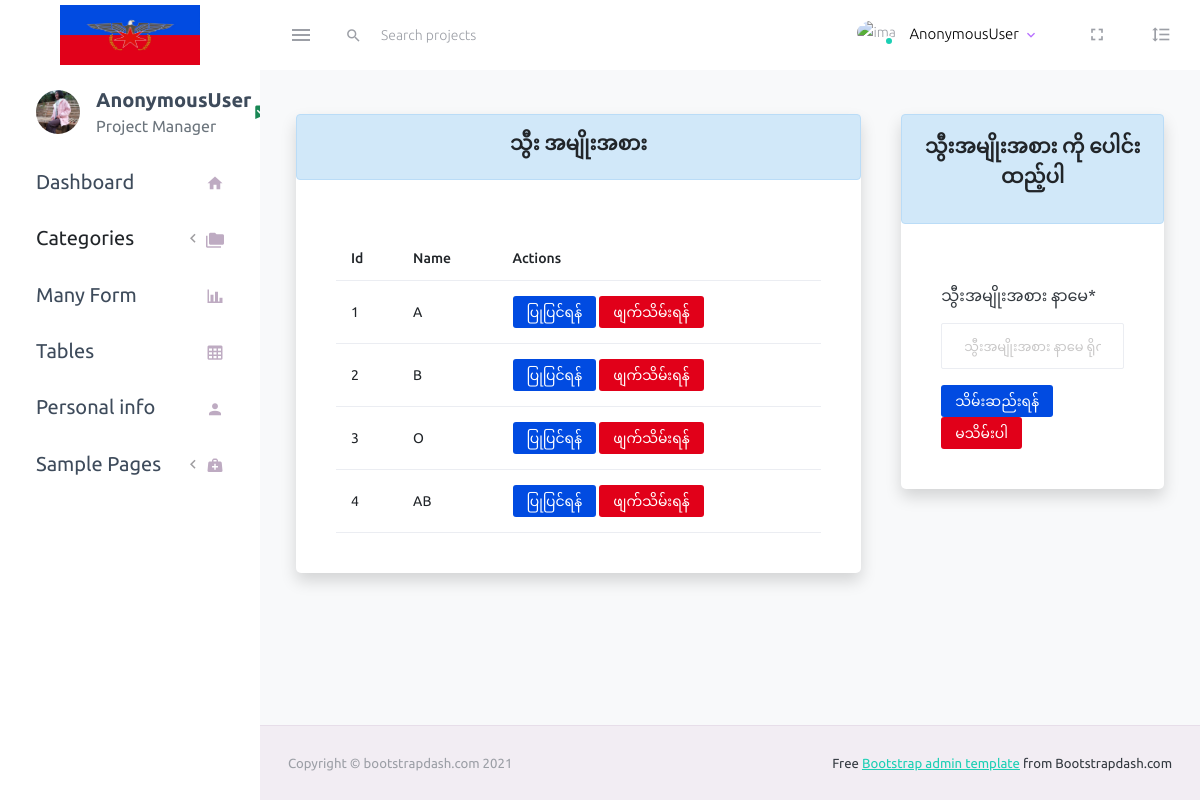
The app's page /blood/create with its own data.
### myapp/models.py (models this page shows, shortened)
class Blood(models.Model):
   name = models.CharField(max_length=10)

### myapp/views.py (the view)
# urls.py: path('blood/create', views.blood_create, name="blood"),
def blood_create(request):
    add = 'add_blood'
    form = BloodForm()
    bloods = Blood.objects.all()
    if request.method == 'POST':
        form = BloodForm(request.POST)
        if form.is_valid():
            form.save()
            return redirect('blood')
    context = {
        'add':add,
        'form':form,
        'bloods':bloods
    }
    return render(request, 'category/blood.html', context)

### myapp/forms.py
class BloodForm(forms.ModelForm):
   class Meta:
      model = Blood
      fields = "__all__"
      labels = {
         'name':'သွီးအမျိုးအစား နာမေ'
      }
      widgets = {
         'name':forms.TextInput(attrs=({'placeholder':'သွီးအမျိုးအစား နာမေ ရိုက်ထည့်ပါ'}))
      }

### templates/category/blood.html (shortened to what this page needs)
{% extends 'layout/master.html' %}
{% load crispy_forms_tags %}
{% block content %}
<div class="row">
     <div class="col col-md-8">
          <div class="card shadow">
            <div class="text-dark alert alert-info">
               <h4 class="text-center fs-5 fw-bold">သွီး အမျိုးအစား</h4>
            </div>
            <div class="card-body">
                <table class="table">
                   <thead>
                      <tr>
                         <th>Id</th>
                         <th>Name</th>
                         <th>Actions</th>
                      </tr>
                   </thead>
                   <tbody>
                      {% for blood in bloods %}
                      <tr>
                         <td>{{ forloop.counter }}</td>
                         <td>{{ blood.name }}</td>
                         <td>
                            <a href="{% url 'blood_change' blood.id %}" class="btn btn-sm text-white" style="background-color: #014be1;">ပြုပြင်ရန်</a>
                            <a href="{% url 'blood_delete' blood.id %}" class="btn btn-sm text-white" style="background-color: #e10019;">ဖျက်သိမ်းရန်</a>
                         </td>
                      </tr>
                      {% endfor %}
                   </tbody>
                </table>
             </div>
          </div>
     </div>
{% if  add == 'add_blood' %}
<div class="col col-md-4">
     <div class="card shadow">
      <div class="text-dark alert alert-info">
          <p class="fs-5 text-center fw-bold"> သွီးအမျိုးအစား ကို ပေါင်းထည့်ပါ</p>
        </div>
        <div class="card-body">
           <form action="" method="POST">
              {{form.name|as_crispy_field}}
                 <button type="submit" class="btn btn-sm text-white" style="background-color: #014be1;">သိမ်းဆည်းရန်</button>
                 <button type="reset" class="btn btn-sm text-white" style="background-color: #e10019;">မသိမ်းပါ</button>
           </form>
        </div>
     </div>
</div>
{% endif %}
</div>
{% endblock %}

### records on screen
Blood: name "A"
Blood: name "B"
Blood: name "O"
Blood: name "AB"

### other values on screen
{{ request.user }} "AnonymousUser"
